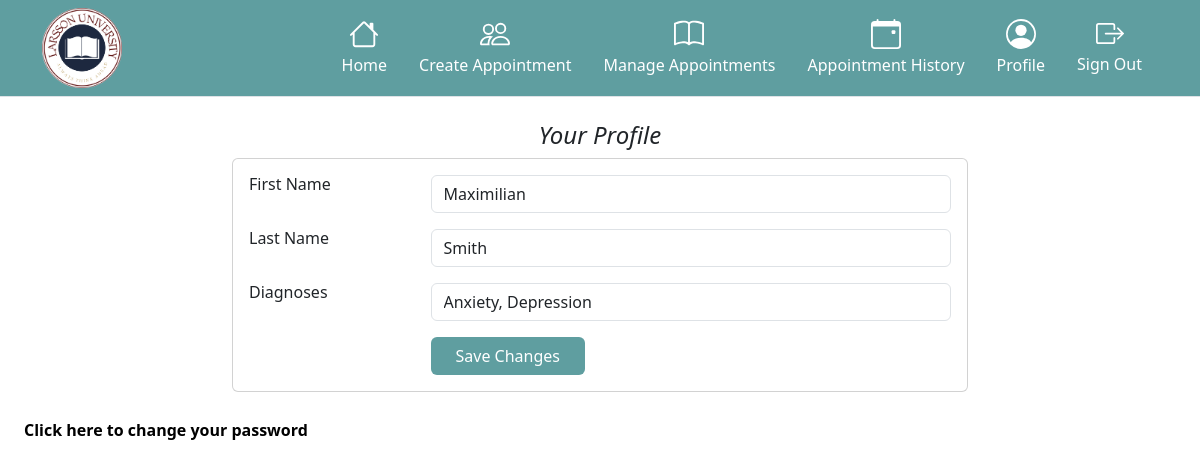
The page /studentProfilePage.php (signed in) on the database its author committed.
### tables this page shows
CREATE TABLE `students` (
  `studentID` int(11) NOT NULL,
  `first_name` varchar(150) NOT NULL,
  `last_name` varchar(150) NOT NULL,
  `diagnoses` varchar(150) NOT NULL,
  `emailAddress` varchar(150) NOT NULL,
  `password` varchar(150) NOT NULL
);

### studentProfilePage.php (the view, shortened to what this page needs)
<?php
require_once "config.php";
$studentID = $_SESSION['user_id'];
$stmt = mysqli_prepare($link, "SELECT * FROM students WHERE studentID = ?");
mysqli_stmt_bind_param($stmt, "i", $studentID);
mysqli_stmt_execute($stmt);
$result = mysqli_stmt_get_result($stmt);
$row = mysqli_fetch_assoc($result);
?>
<!DOCTYPE html>
<html lang="en">
<head>
    <link rel="stylesheet" href="style.css">
    <link href="https://cdn.jsdelivr.net/npm/bootstrap@5.3.2/dist/css/bootstrap.min.css" rel="stylesheet">
</head>
<body>
    <header>
        <nav>
            <div class="px-3 py-2 border-bottom navBar">
                <div class="container">
                  <div class="d-flex flex-wrap align-items-center justify-content-center justify-content-lg-start">
                    <a href="studentHomepage.php" class="d-flex align-items-center my-2 my-lg-0 me-lg-auto text-white text-decoration-none">
                      <img src="Images/solidLogo.png" style="height: 60pt;">
                    </a>
                    <ul class="nav col-12 col-lg-auto my-2 justify-content-center my-md-0 text-small navIcons">
                      <li>
                        <a href="studentHomepage.php" class="nav-link text-white">
                          Home
                        </a>
                      </li>
                      <li>
                        <a href="studentCreateAppointmentsPage.php" class="nav-link text-white">
                          Create Appointment
                        </a>
                      </li>
                      <li>
                        <a href="studentManageAppointmentsPage.php" class="nav-link text-white">
                          Manage Appointments
                        </a>
                      </li>
                      <li>
                        <a href="studentAppointmentHistoryPage.php" class="nav-link text-white">
                          Appointment History
                        </a>
                      </li>
                      <li>
                        <a href="#" class="nav-link text-white">
                          Profile
                        </a>
                      </li>
                      <li>
                        <a href="logoutPage.php" class="nav-link text-white">
                          Sign Out
                        </a>
                      </li>
                    </ul>
                  </div>
                </div>
              </div>
        </nav>
    </header>
    <div class="p-4 mb-3 bg-body-white rounded">
        <h4 class="fst-italic" style="text-align: center;">Your Profile</h4>
        <div class="container">
            <div class="main-body">
                <div class="row">
                    <div class="col-lg-8 mx-auto">
                    <form method="post" action="<?php echo $_SERVER['PHP_SELF']; ?>" id="profileForm">
                        <div class="card">
                            <div class="card-body">
                              <div class="row mb-3">
                                <div class="col-sm-3">
                                  <h6 class="mb-0">First Name</h6>
                               </div>
                               <div class="col-sm-9 text-secondary">
                                  <input type="text" class="form-control" name="new_first_name" value="<?php echo $row['first_name']; ?>" id="new_first_name" maxlength="15">
                               </div>
                               </div>
                                <div class="row mb-3">
                                    <div class="col-sm-3">
                                        <h6 class="mb-0">Last Name</h6>
                                    </div>
                                    <div class="col-sm-9 text-secondary">
                                        <input type="text" class="form-control" name="new_last_name" value="<?php echo $row['last_name']; ?>" id="new_last_name" maxlength="15">
                                    </div>
                                </div>
                                <div class="row mb-3">
                                    <div class="col-sm-3">
                                        <h6 class="mb-0">Diagnoses</h6>
                                    </div>
                                    <div class="col-sm-9 text-secondary">
                                        <input type="text" class="form-control" name="new_diagnoses" value="<?php echo $row['diagnoses']; ?>" id="new_diagnoses">
                                    </div>
                                </div>
                                <div class="row">
                                    <div class="col-sm-3"></div>
                                    <div class="col-sm-9 text-secondary">
                                        <input type="submit" class="btn px-4 infoButton" value="Save Changes">
                                    </div>
                                </div>
                              </form>
                            </div>
                        </div>
                    </div>
                </div>
            </div>
      <a href="studentPasswordPage.php" class="serviceLinks"> <p style="margin-top: 20pt; font-weight: bold;">Click here to change your password</p></a>
</body>
</html>

### style.css (style rules this page uses)
.navBar { background-color: #5F9EA0; }
.serviceLinks { text-decoration: none; color: black; }
.btn.infoButton { background-color: #5F9EA0; color: white; }
.navIcons { display: flex; }

### rows shown on the page
students: new_first_name "Maximilian", new_last_name "Smith", new_diagnoses "Anxiety, Depression"
